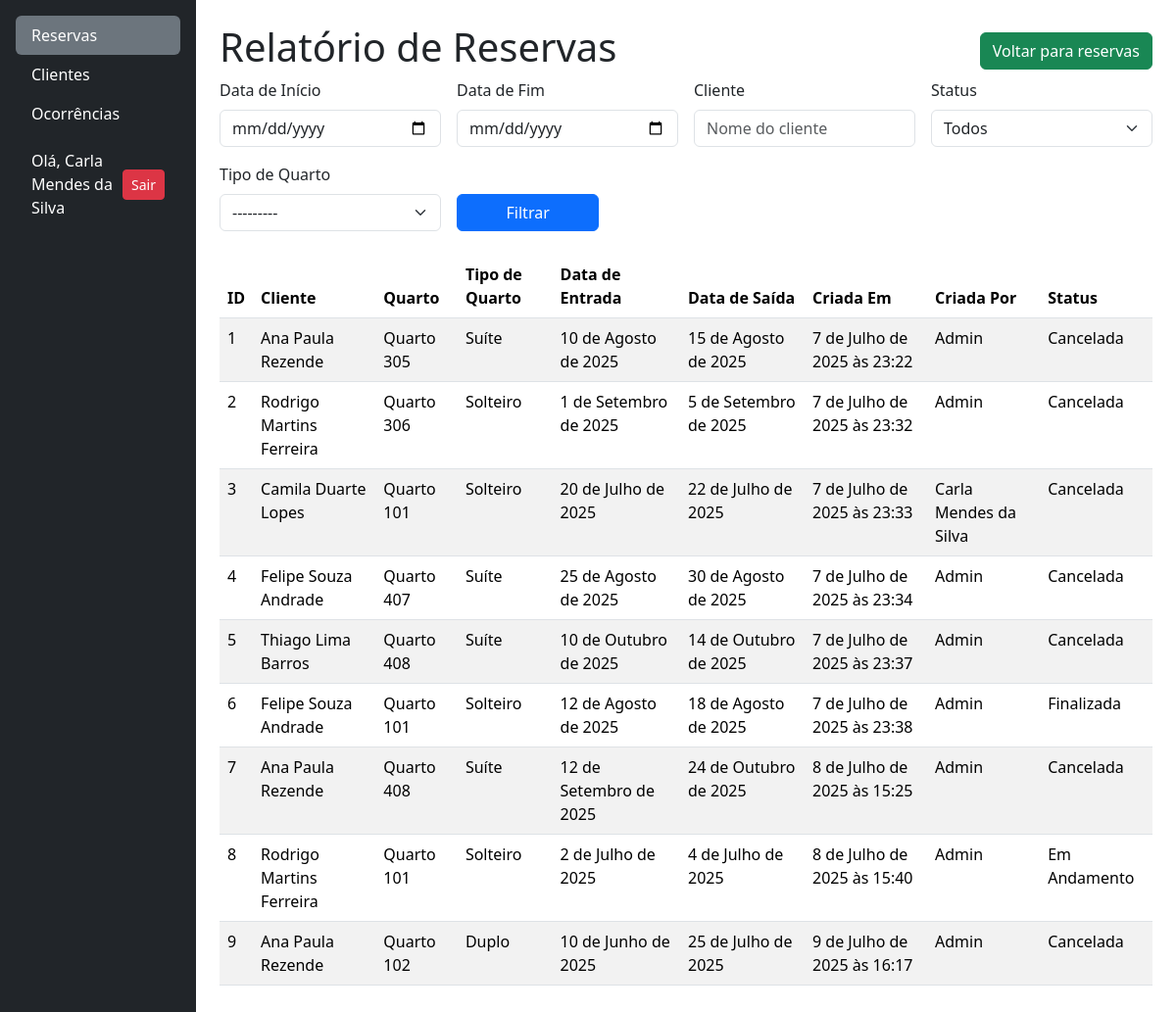
/relatorio/ (signed in), run on the app's committed database.
### reservas/models.py (models this page shows, shortened)
class Reserva(models.Model):
    data_entrada = models.DateField()
    data_saida = models.DateField()
    cliente = models.ForeignKey(Cliente, on_delete=models.RESTRICT)
    funcionario = models.ForeignKey(User, on_delete=models.RESTRICT)
    quarto = models.ForeignKey(Quarto, on_delete=models.RESTRICT)
    criada_em = models.DateTimeField(auto_now_add=True)
    status = models.CharField(
        max_length=20,
        choices=STATUS_RESERVA_CHOICES,
        default='criada',
    )

### clientes/models.py (models this page shows, shortened)
class Cliente(models.Model):
    nome = models.CharField(max_length=50, blank=False)
    email = models.EmailField(max_length=254, blank=False)
    telefone = models.CharField(max_length=11, blank=False)
    cpf = models.CharField(max_length=11, unique=True, blank=False)
    endereco = models.CharField(
        max_length=50, blank=False, verbose_name="Endereço")
    cep = models.CharField(max_length=8, blank=False)
    ativo = models.BooleanField(default=True)

### quartos/models.py (models this page shows, shortened)
class Quarto(models.Model):
    numero = models.IntegerField(
        unique=True,
        verbose_name="Número do Quarto"
    )
    andar = models.IntegerField(
        verbose_name="Andar do Quarto"
    )
    descricao = models.TextField(
        blank=True,
        null=True,
        verbose_name="Descrição do Quarto"
    )
    status = models.CharField(
        choices=QUARTO_STATUS_CHOICES,
        max_length=25,
        blank=False,
        verbose_name="Status Atual"
    )
    tipo = models.ForeignKey(
        TipoQuarto,
        on_delete=models.RESTRICT,
        verbose_name="Tipo de Quarto"
    )
    foto = StdImageField(
        upload_to='fotos/quartos',
        variations={'thumb': (150, 150), 'medium': (
            300, 300), 'large': (600, 400)},
        blank=True,
        null=True
    )
    def __str__(self):
        return f"Quarto {self.numero}"

class TipoQuarto(models.Model):
    nome = models.CharField(max_length=100, unique=True, blank=False)
    descricao = models.TextField(max_length=400, blank=True, null=True)
    capacidade = models.IntegerField(verbose_name="Capacidade", blank=False)
    def __str__(self):
        return f"{self.nome}"

### reservas/views.py (the view)
# urls.py: path('relatorio/', views.gerar_relatorio_reservas, name='relatorio_reservas'),
@login_required
def gerar_relatorio_reservas(request):
    form = RelatorioReservas(request.GET or None)
    reservas = Reserva.objects.select_related(
        'cliente', 'quarto', 'funcionario').all()
    if form.is_valid():
        data_inicio = form.cleaned_data.get('data_inicio')
        data_fim = form.cleaned_data.get('data_fim')
        cliente = form.cleaned_data.get('cliente')
        status = form.cleaned_data.get('status')
        quarto = form.cleaned_data.get('quarto')
        if data_inicio:
            reservas = reservas.filter(data_entrada__gte=data_inicio)
        if data_fim:
            reservas = reservas.filter(data_saida__lte=data_fim)
        if cliente:
            reservas = reservas.filter(cliente__nome__icontains=cliente)
        if status:
            reservas = reservas.filter(status=status)
        if quarto:
            reservas = reservas.filter(quarto__tipo__nome__icontains=quarto)
    else:
        messages.error(request, form.errors.as_text())
    for reserva in reservas:
        reserva.nome_status = STATUS_MAP.get(
            reserva.status, 'Desconhecido')
    context = {
        'form': form,
        'reservas': reservas,
    }
    return render(request, 'reservas/relatorio_reservas.html', context)

### reservas/forms.py
class RelatorioReservas(forms.Form):
    data_inicio = forms.DateField(
        required=False,
        label="Data de Início",
        widget=forms.DateInput(attrs={
            'type': 'date',
            'class': 'form-control'
        }),
        input_formats=['%Y-%m-%d']
    )
    data_fim = forms.DateField(
        required=False,
        label="Data de Fim",
        widget=forms.DateInput(attrs={
            'type': 'date',
            'class': 'form-control'
        }),
        input_formats=['%Y-%m-%d']
    )
    cliente = forms.CharField(
        required=False,
        label="Cliente",
        widget=forms.TextInput(attrs={
            'class': 'form-control',
            'placeholder': 'Nome do cliente'
        })
    )
    status = forms.ChoiceField(
        required=False,
        label="Status",
        choices=[('', 'Todos')] + STATUS_RESERVA_CHOICES,
        widget=forms.Select(attrs={'class': 'form-select'})
    )
    quarto = forms.ModelChoiceField(
        required=False,
        label="Tipo de Quarto",
        queryset=TipoQuarto.objects.all(),
        widget=forms.Select(attrs={
            'class': 'form-select'
        })
    )

### reservas/templates/reservas/relatorio_reservas.html
{% extends 'base.html' %}
{% block content %}
<div class="d-flex flex-wrap align-items-center gap-2 justify-content-between">
    <h1>Relatório de Reservas</h1>
    <a href="{% url 'reservas:reservas' %}" class="btn btn-success">Voltar para reservas</a>
</div>
<form method="get" action="" class="mb-4">
    <div class="row g-3">
        <div class="col-md-3">
            <label for="{{ form.data_inicio.id_for_label }}" class="form-label">{{ form.data_inicio.label }}</label>
            {{ form.data_inicio }}
        </div>
        <div class="col-md-3">
            <label for="{{ form.data_fim.id_for_label }}" class="form-label">{{ form.data_fim.label }}</label>
            {{ form.data_fim }}
        </div>
        <div class="col-md-3">
            <label for="{{ form.cliente.id_for_label }}" class="form-label">{{ form.cliente.label }}</label>
            {{ form.cliente }}
        </div>
        <div class="col-md-3">
            <label for="{{ form.status.id_for_label }}" class="form-label">{{ form.status.label }}</label>
            {{ form.status }}
        </div>
        <div class="col-md-3">
            <label for="{{ form.quarto.id_for_label }}" class="form-label">{{ form.quarto.label }}</label>
            {{ form.quarto }}
        </div>
        <div class="col-md-2">
            <label class="form-label d-block">&nbsp;</label>
            <button type="submit" class="btn btn-primary w-100">Filtrar</button>
        </div>
    </div>
</form>
<div class="table-responsive mt-4">
    <table class="table table-striped">
        <thead>
            <tr>
                <th>ID</th>
                <th>Cliente</th>
                <th>Quarto</th>
                <th>Tipo de Quarto</th>
                <th>Data de Entrada</th>
                <th>Data de Saída</th>
                <th>Criada Em</th>
                <th>Criada Por</th>
                <th>Status</th>
            </tr>
        </thead>
        <tbody>
            {% for reserva in reservas %}
            <tr>
                <td>{{ reserva.id }}</td>
                <td>{{ reserva.cliente.nome }}</td>
                <td>{{ reserva.quarto }}</td>
                <td>{{ reserva.quarto.tipo.nome }}</td>
                <td>{{ reserva.data_entrada }}</td>
                <td>{{ reserva.data_saida }}</td>
                <td>{{ reserva.criada_em }}</td>
                <td>{{ reserva.funcionario.first_name }}</td>
                <td>{{ reserva.nome_status }}</th>
            </tr>
            {% empty %}
            <tr>
                <td colspan="6" class="text-center">Nenhum registro de reserva encontrado.</td>
            </tr>
            {% endfor %}
        </tbody>
    </table>
</div>
{% endblock %}

### templates/partials/_menu_itens.html (shortened to what this page needs)
<ul class="nav nav-pills flex-column mb-auto">
    <li>
        <a href="{% url 'reservas:reservas' %}"
           class="nav-link text-white {% if request.resolver_match.app_name == 'reservas' %}active bg-secondary{% endif %}">
            Reservas
        </a>
    </li>
    <li>
        <a href="{% url 'clientes' %}"
           class="nav-link text-white {% if '/clientes/' in request.path %}active bg-secondary{% endif %}">
            Clientes
        </a>
    </li>
    <li>
        <a href="{% url 'lista_ocorrencias' %}" class="nav-link text-white {% if '/ocorrencias/' in request.path %}active bg-secondary{% endif %}">
            Ocorrências
        </a>
    </li>
     {% if user.is_authenticated %}
        <li class="mt-3">
            <div class="d-flex align-items-center gap-2 px-3 text-white">
                <span>Olá, {{ user.first_name }}</span>
                <a href="{% url 'logout' %}" class="btn btn-danger btn-sm ms-auto">Sair</a>
                </div>
        </li>
    {% endif %}
</ul>

### templates/base.html (style rules this page uses)
html, body { height: 100%; margin: 0; }

### data on the page
Reserva: id "1", cliente.nome "Ana Paula Rezende", quarto "Quarto 305", quarto.tipo.nome "Suíte", data_entrada "10 de Agosto de 2025", data_saida "15 de Agosto de 2025", criada_em "7 de Julho de 2025 às 23:22", funcionario.first_name "Admin", nome_status "Cancelada"
Reserva: id "2", cliente.nome "Rodrigo Martins Ferreira", quarto "Quarto 306", quarto.tipo.nome "Solteiro", data_entrada "1 de Setembro de 2025", data_saida "5 de Setembro de 2025", criada_em "7 de Julho de 2025 às 23:32", funcionario.first_name "Admin", nome_status "Cancelada"
Reserva: id "3", cliente.nome "Camila Duarte Lopes", quarto "Quarto 101", quarto.tipo.nome "Solteiro", data_entrada "20 de Julho de 2025", data_saida "22 de Julho de 2025", criada_em "7 de Julho de 2025 às 23:33", funcionario.first_name "Carla Mendes da Silva", nome_status "Cancelada"
Reserva: id "4", cliente.nome "Felipe Souza Andrade", quarto "Quarto 407", quarto.tipo.nome "Suíte", data_entrada "25 de Agosto de 2025", data_saida "30 de Agosto de 2025", criada_em "7 de Julho de 2025 às 23:34", funcionario.first_name "Admin", nome_status "Cancelada"
Reserva: id "5", cliente.nome "Thiago Lima Barros", quarto "Quarto 408", quarto.tipo.nome "Suíte", data_entrada "10 de Outubro de 2025", data_saida "14 de Outubro de 2025", criada_em "7 de Julho de 2025 às 23:37", funcionario.first_name "Admin", nome_status "Cancelada"
Reserva: id "6", cliente.nome "Felipe Souza Andrade", quarto "Quarto 101", quarto.tipo.nome "Solteiro", data_entrada "12 de Agosto de 2025", data_saida "18 de Agosto de 2025", criada_em "7 de Julho de 2025 às 23:38", funcionario.first_name "Admin", nome_status "Finalizada"
Reserva: id "7", cliente.nome "Ana Paula Rezende", quarto "Quarto 408", quarto.tipo.nome "Suíte", data_entrada "12 de Setembro de 2025", data_saida "24 de Outubro de 2025", criada_em "8 de Julho de 2025 às 15:25", funcionario.first_name "Admin", nome_status "Cancelada"
Reserva: id "8", cliente.nome "Rodrigo Martins Ferreira", quarto "Quarto 101", quarto.tipo.nome "Solteiro", data_entrada "2 de Julho de 2025", data_saida "4 de Julho de 2025", criada_em "8 de Julho de 2025 às 15:40", funcionario.first_name "Admin", nome_status "Em Andamento"
Reserva: id "9", cliente.nome "Ana Paula Rezende", quarto "Quarto 102", quarto.tipo.nome "Duplo", data_entrada "10 de Junho de 2025", data_saida "25 de Julho de 2025", criada_em "9 de Julho de 2025 às 16:17", funcionario.first_name "Admin", nome_status "Cancelada"

### other printed values
{{ user.first_name }} "Carla Mendes da Silva"
